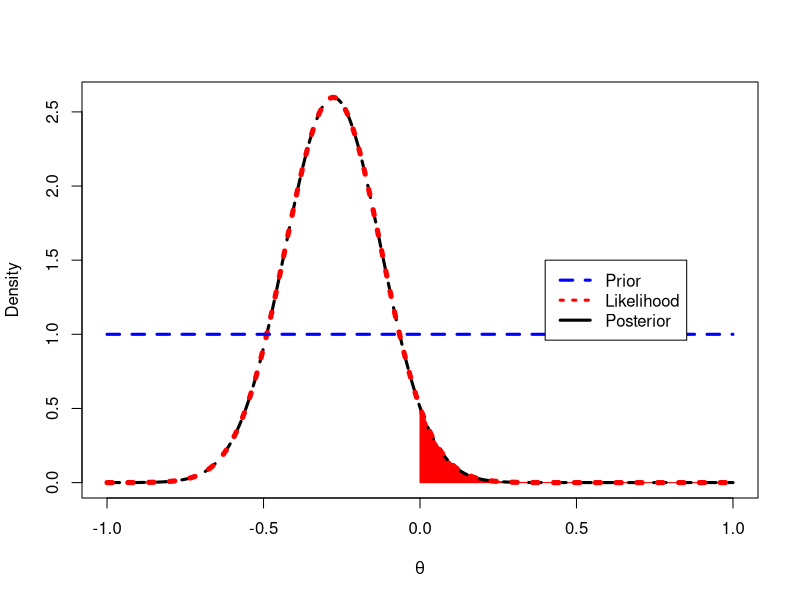
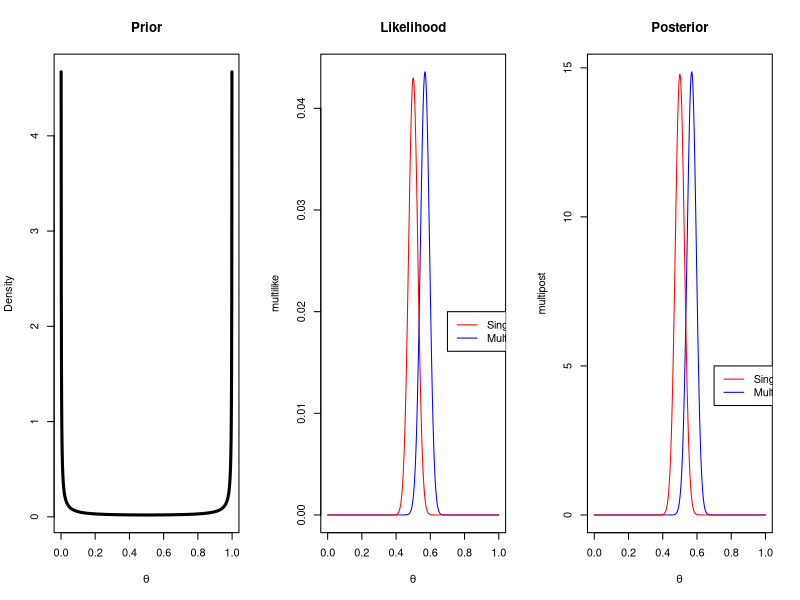
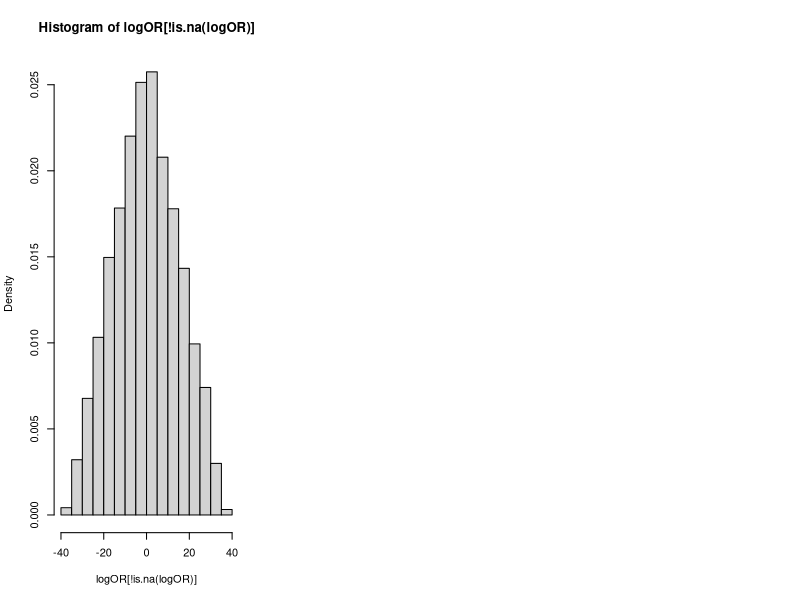

Generate these figures, in order, with R:
## ---- chunk 1

polyCurve <- function(x, y, from, to, n = 50, miny,
                      col = "red", border = col) {
    drawPoly <- function(fun, from, to, n = 50, miny, col, border) {
        Sq <- seq(from = from, to = to, length = n)
        polygon(x = c(Sq[1], Sq, Sq[n]),
                y = c(miny, fun(Sq), miny),
                col = col, border = border)
    }
    lf <- length(from)
    stopifnot(identical(lf, length(to)))
    if(length(col) != lf)
        col <- rep(col, length.out = lf)
    if(length(border) != lf)
        border <- rep(border, length.out = lf)
    if(missing(miny))
        miny <- min(y)
    interp <- approxfun(x = x, y = y)
    mapply(drawPoly, from = from, to = to, col = col, border = border,
           MoreArgs = list(fun = interp, n = n, miny = miny))
    invisible()
}
## ---- chunk 2

th = seq(-1,1,length=500)

hatlogOR=log((172/172)/(194/147))
hatdataSE=sqrt(1/172+1/(344-172) + 1/194 + 1/(341-194))
prior = rep(1,length(th))
like = dnorm(hatlogOR,mean=th,sd=hatdataSE)
post = dnorm(th,hatlogOR,hatdataSE)

plot(th,post,type="l",ylab="Density",lty=2,lwd=3,xlab = expression(theta), panel.first = polyCurve(th, like, from = 0, to = 2))
lines(th,like,lty=3,lwd=5,col="red")
lines(th,prior,lty=2,lwd=3,col="blue")
legend(0.4,1.5,c("Prior","Likelihood","Posterior"),lty=c(2,3,1),lwd=c(3,3,3),col=c("Blue","red","black"))






## ---- chunk 3
pnorm(0,mean = hatlogOR,sd = hatdataSE)
## ---- chunk 4
p=seq(0,1,by=0.001)
prior=dbeta(p,0.01,0.01)
like=dbinom(x=172,size=344,prob=p)
post=dbeta(p,0.01+172,0.01+344-172)



p=seq(0,1,by=0.001)
prior=dbeta(p,0.01,0.01)
multilike=dbinom(x=194,size=341,prob=p)
multipost=dbeta(p,0.01+194,0.01+341-194)


par(mfrow=c(1,3))
plot(p,prior,type="l",ylab="Density",lty=1,lwd=3,xlab = expression(theta),main="Prior")


plot(p,multilike,type="l",col="blue",xlab=expression(theta),main="Likelihood")

lines(p,like,col="red")

legend(0.7,0.02,c("Single","Multi"),lty=c(1,1),col=c("red","blue"))


plot(p,multipost,type="l",col="blue",xlab=expression(theta),main="Posterior")
lines(p,post,type="l",col="red")
legend(0.7,5,c("Single","Multi"),lty=c(1,1),col=c("red","blue"))
## ---- chunk 5

probdeath.single=rbeta(100000,1,0.01,.01)
problife.single=1-probdeath.single

probdeath.multi=rbeta(100000,1,0.01,.01)
problife.multi=1-rbeta(100000,1,0.01,.01)


logOR=log((probdeath.single/probdeath.multi)/(problife.single/problife.multi))
## ---- chunk 6
hist(logOR[!is.na(logOR)],freq=FALSE)
